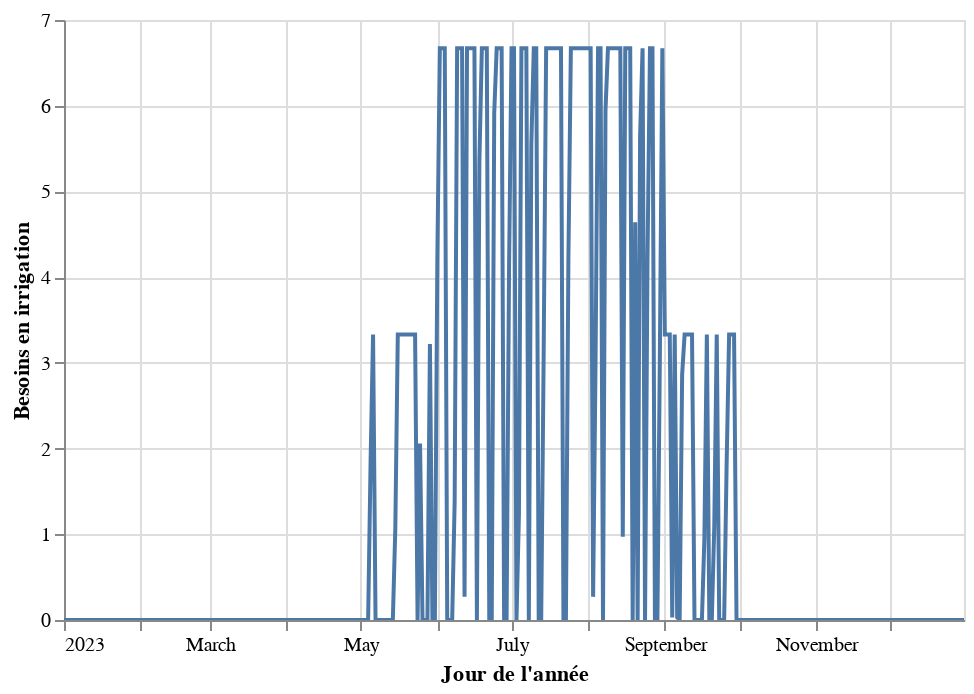

Notebook code cell kept with this figure:
### Markdown cell above
Le potager a donc besoin, en tout, de 82 $m^3$ au cours d'une année. 
Mais une partie de ces besoins est fournie par la pluie, lorsqu'elle tombe. 

En première approximation, considérons qu'à chaque fois qu'il pleut les besoins sont nuls pour la journée, sans influer sur ceux du lendemain.

### Code cell
df = pd.concat([pluviometrie, besoins],axis=1)

df.loc[df['potager']>0, 'potager'] -=  df.loc[df['potager']>0, 'precipitations'] # quand il pleut les besoins sont reduits

# On cherche les endroits où il a plu davantage que les besoins.
negative_needs = df.loc[df['potager']<0, "potager"]
a=0
while(negative_needs.count()>0):
    # D'abord il n'y a plus de besoin pour le jour considere
    df.loc[df.index.isin(negative_needs.index), "potager"] = 0
    # l'excedent de pluie fournit les besoins du lendemain
    negative_needs.index = negative_needs.index + pd.Timedelta('1 day')
    df.loc[df.index.isin(negative_needs.index), "potager"] += negative_needs
    # On recalcule le nombre de jours où il a trop plu
    negative_needs = df.loc[df['potager']<0, "potager"]

alt.Chart(df.reset_index()).mark_line().encode(
    x = alt.X('index:T', title="Jour de l'année"),
    y = alt.Y('potager', title="Besoins en irrigation")
).properties(width=450).interactive()
# Problème pour le dernier jour ? pas nécessairement

#pluviometrie.loc[pluviometrie.index.isin(rainy_days), "precipitations"] = obs_rain

### Figure 1 — Vega-Lite specification as saved in the notebook (floating-point values rounded to 4 significant figures; data arrays with more than 128 entries replaced by an {"elided": "..."} marker saying what was removed)
{"config": {"view": {"continuousWidth": 400, "continuousHeight": 300}}, "data": {"name": "data-610a3d5d21b95199c14b1af460f358a1"}, "mark": "line", "encoding": {"x": {"field": "index", "title": "Jour de l'année", "type": "temporal"}, "y": {"field": "potager", "title": "Besoins en irrigation", "type": "quantitative"}}, "selection": {"selector112": {"type": "interval", "bind": "scales", "encodings": ["x", "y"]}}, "width": 450, "$schema": "https://vega.github.io/schema/vega-lite/v4.17.0.json", "datasets": {"data-610a3d5d21b95199c14b1af460f358a1": {"elided": "365 records"}}}
